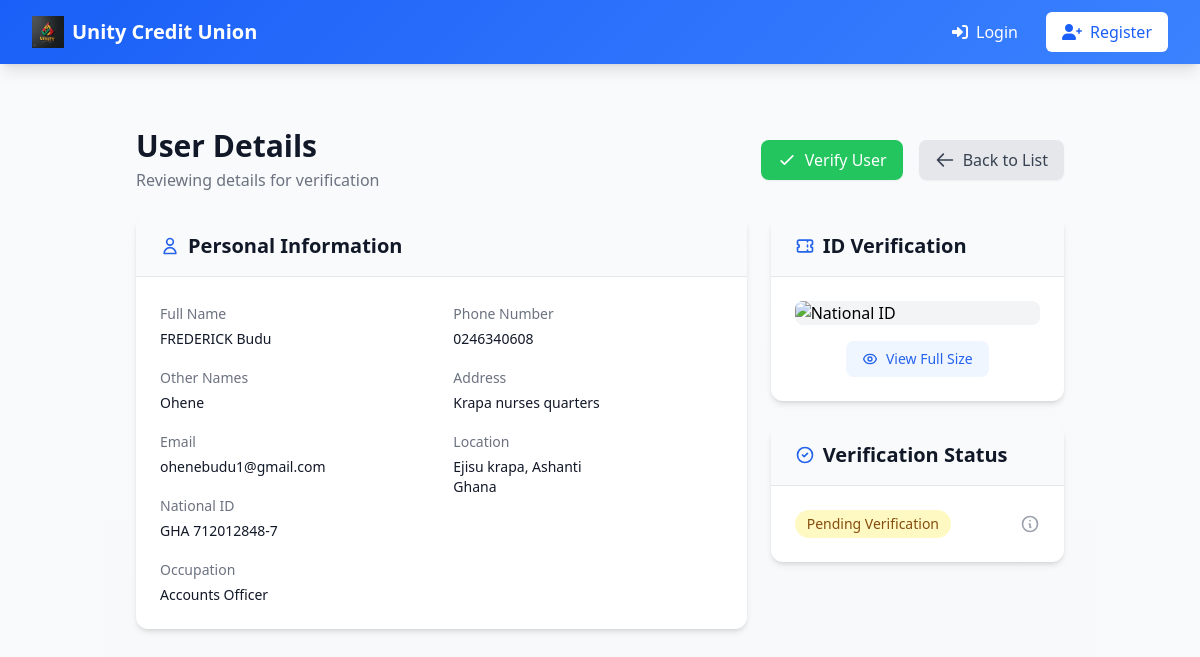
The page /admin/user_details/2 on the database its author committed.
### app.py (models this page shows, shortened)
class User(UserMixin, db.Model):
    __tablename__ = 'user'
    id = db.Column(db.Integer, primary_key=True)
    email = db.Column(db.String(120), unique=True, nullable=False)
    password_hash = db.Column(db.String(128), nullable=True)  # Made nullable
    is_verified = db.Column(db.Boolean, default=False)
    is_admin = db.Column(db.Boolean, default=False)
    is_guest = db.Column(db.Boolean, default=False)  # New field to identify non-member users
    national_id = db.Column(db.String(20), unique=True, nullable=False)
    account_number = db.Column(db.String(20), unique=True)
    first_name = db.Column(db.String(50), nullable=False)
    last_name = db.Column(db.String(50), nullable=False)
    other_names = db.Column(db.String(50), nullable=True)
    date_of_birth = db.Column(db.Date, nullable=False)
    occupation = db.Column(db.String(100), nullable=False)
    phone_number = db.Column(db.String(20), nullable=False)
    address = db.Column(db.String(200), nullable=False)
    city = db.Column(db.String(100), nullable=False)
    state = db.Column(db.String(100), nullable=False)
    country = db.Column(db.String(100), nullable=False)
    national_id_file = db.Column(db.String(255), nullable=True)
    passport_photo = db.Column(db.String(255), nullable=True)  # New field for passport photo
    contributions = db.relationship('Contribution', backref='user', lazy=True)
    loans = db.relationship('Loan', backref='user', lazy=True, foreign_keys='Loan.user_id')
    guarantees = db.relationship('Loan', backref='guarantor', lazy=True, foreign_keys='Loan.guarantor_id')

### app.py (the view)
@app.route('/admin/user_details/<int:user_id>', methods=['GET'])
def user_details(user_id):
    user = User.query.get_or_404(user_id)
    print(user.national_id_file)
    return render_template('user_details.html', user=user)

### templates/user_details.html (shortened to what this page needs)
{% extends "base.html" %} {% block content %}
<div class="min-h-screen bg-gradient-to-b from-gray-50 to-gray-100">
  <div class="container mx-auto px-4 py-8 sm:px-6 lg:px-8">
    <div class="flex justify-between items-center mb-6">
      <div>
        <h1 class="text-3xl font-bold text-gray-900">User Details</h1>
        <p class="text-gray-500 mt-1">Reviewing details for verification</p>
      </div>
      <div class="flex space-x-4">
        <a
          class="bg-green-500 hover:bg-green-600 text-white px-4 py-2 rounded-lg shadow-sm flex items-center"
          href="/admin/verify_user/{{ user.id }}"
        >
          <svg
            class="w-5 h-5 mr-2"
            fill="none"
            stroke="currentColor"
            viewBox="0 0 24 24"
          >
            <path
              stroke-linecap="round"
              stroke-linejoin="round"
              stroke-width="2"
              d="M5 13l4 4L19 7"
            />
          </svg>
          Verify User
        </a>
        <a
          href="/admin/verify_users"
          class="bg-gray-200 hover:bg-gray-300 text-gray-700 px-4 py-2 rounded-lg shadow-sm flex items-center"
        >
          <svg
            class="w-5 h-5 mr-2"
            fill="none"
            stroke="currentColor"
            viewBox="0 0 24 24"
          >
            <path
              stroke-linecap="round"
              stroke-linejoin="round"
              stroke-width="2"
              d="M10 19l-7-7m0 0l7-7m-7 7h18"
            />
          </svg>
          Back to List
        </a>
      </div>
    </div>
    <div class="grid grid-cols-1 lg:grid-cols-3 gap-6">
      <div class="lg:col-span-2">
        <div class="bg-white rounded-xl shadow-md overflow-hidden">
          <div class="border-b border-gray-200 bg-gray-50 px-6 py-4">
            <h2 class="text-xl font-semibold text-gray-900 flex items-center">
              <svg
                class="w-5 h-5 mr-2 text-blue-600"
                fill="none"
                stroke="currentColor"
                viewBox="0 0 24 24"
              >
                <path
                  stroke-linecap="round"
                  stroke-linejoin="round"
                  stroke-width="2"
                  d="M16 7a4 4 0 11-8 0 4 4 0 018 0zM12 14a7 7 0 00-7 7h14a7 7 0 00-7-7z"
                />
              </svg>
              Personal Information
            </h2>
          </div>
          <div class="p-6">
            <div class="grid grid-cols-1 md:grid-cols-2 gap-6">
              <div class="space-y-4">
                <div>
                  <label class="text-sm font-medium text-gray-500"
                    >Full Name</label
                  >
                  <p class="mt-1 text-sm text-gray-900">
                    {{ user.first_name }} {{ user.last_name }}
                  </p>
                </div>
                <div>
                  <label class="text-sm font-medium text-gray-500"
                    >Other Names</label
                  >
                  <p class="mt-1 text-sm text-gray-900">
                    {{ user.other_names }}
                  </p>
                </div>
                <div>
                  <label class="text-sm font-medium text-gray-500">Email</label>
                  <p class="mt-1 text-sm text-gray-900">{{ user.email }}</p>
                </div>
                <div>
                  <label class="text-sm font-medium text-gray-500"
                    >National ID</label
                  >
                  <p class="mt-1 text-sm text-gray-900">
                    {{ user.national_id }}
                  </p>
                </div>
                <div>
                  <label class="text-sm font-medium text-gray-500"
                    >Occupation</label
                  >
                  <p class="mt-1 text-sm text-gray-900">
                    {{ user.occupation }}
                  </p>
                </div>
              </div>
              <div class="space-y-4">
                <div>
                  <label class="text-sm font-medium text-gray-500"
                    >Phone Number</label
                  >
                  <p class="mt-1 text-sm text-gray-900">
                    {{ user.phone_number }}
                  </p>
                </div>
                <div>
                  <label class="text-sm font-medium text-gray-500"
                    >Address</label
                  >
                  <p class="mt-1 text-sm text-gray-900">{{ user.address }}</p>
                </div>
                <div>
                  <label class="text-sm font-medium text-gray-500"
                    >Location</label
                  >
                  <p class="mt-1 text-sm text-gray-900">
                    {{ user.city }}, {{ user.state }} {{ user.zip_code }}<br />
                    {{ user.country }}
                  </p>
                </div>
              </div>
            </div>
          </div>
        </div>
      </div>
      <div class="lg:col-span-1">
        <div class="bg-white rounded-xl shadow-md overflow-hidden">
          <div class="border-b border-gray-200 bg-gray-50 px-6 py-4">
            <h2 class="text-xl font-semibold text-gray-900 flex items-center">
              <svg
                class="w-5 h-5 mr-2 text-blue-600"
                fill="none"
                stroke="currentColor"
                viewBox="0 0 24 24"
              >
                <path
                  stroke-linecap="round"
                  stroke-linejoin="round"
                  stroke-width="2"
                  d="M15 5v2m0 4v2m0 4v2M5 5a2 2 0 00-2 2v3a2 2 0 110 4v3a2 2 0 002 2h14a2 2 0 002-2v-3a2 2 0 110-4V7a2 2 0 00-2-2H5z"
                />
              </svg>
              ID Verification
            </h2>
          </div>
          <div class="p-6">
            {% if user.national_id_file %}
            <div class="space-y-4">
              <div
                class="aspect-w-16 aspect-h-9 bg-gray-100 rounded-lg overflow-hidden"
              >
                <img
                  src="{{ url_for('view_national_id', user_id=user.id) }}"
                  alt="National ID"
                  class="w-full h-full object-cover cursor-pointer transform hover:scale-105 transition-transform duration-300"
                  onclick="openImagePreview(this.src)"
                />
              </div>
              <div class="flex justify-center">
                <a
                  href="{{ url_for('view_national_id', user_id=user.id) }}"
                  target="_blank"
                  class="inline-flex items-center px-4 py-2 text-sm font-medium text-blue-600 bg-blue-50 rounded-lg hover:bg-blue-100"
                >
                  View Full Size
                </a>
              </div>
            </div>
            {% endif %}
          </div>
        </div>
        <div class="mt-6 bg-white rounded-xl shadow-md overflow-hidden">
          <div class="border-b border-gray-200 bg-gray-50 px-6 py-4">
            <h2 class="text-xl font-semibold text-gray-900 flex items-center">
              <svg
                class="w-5 h-5 mr-2 text-blue-600"
                fill="none"
                stroke="currentColor"
                viewBox="0 0 24 24"
              >
                <path
                  stroke-linecap="round"
                  stroke-linejoin="round"
                  stroke-width="2"
                  d="M9 12l2 2 4-4m6 2a9 9 0 11-18 0 9 9 0 0118 0z"
                />
              </svg>
              Verification Status
            </h2>
          </div>
          <div class="p-6">
            <div class="flex items-center justify-between">
              <span
                class="px-3 py-1 text-sm text-yellow-800 bg-yellow-100 rounded-full"
              >
                Pending Verification
              </span>
              <button class="text-gray-400 hover:text-gray-500">
                <svg
                  class="w-5 h-5"
                  fill="none"
                  stroke="currentColor"
                  viewBox="0 0 24 24"
                >
                  <path
                    stroke-linecap="round"
                    stroke-linejoin="round"
                    stroke-width="2"
                    d="M13 16h-1v-4h-1m1-4h.01M21 12a9 9 0 11-18 0 9 9 0 0118 0z"
                  />
                </svg>
              </button>
            </div>
          </div>
        </div>
      </div>
    </div>
  </div>
</div>
{% endblock %}

### rows shown on the page
User: first_name "FREDERICK", last_name "Budu", other_names "Ohene", email "ohenebudu1@gmail.com", national_id "GHA 712012848-7", occupation "Accounts Officer", phone_number "0246340608", address "Krapa nurses quarters", city "Ejisu krapa", state "Ashanti", country "Ghana"
